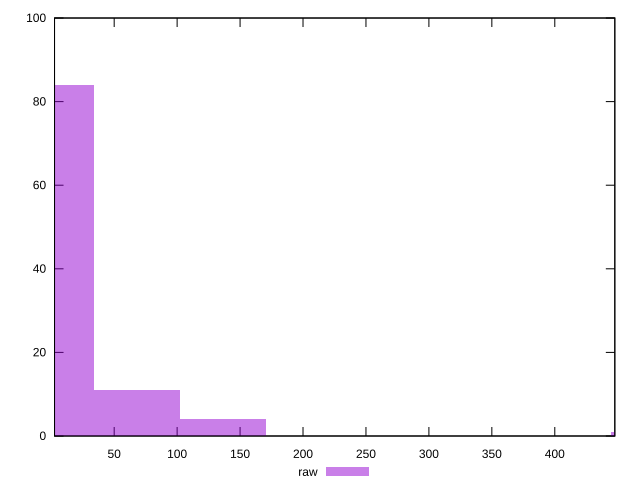

Recreate this plot in gnuplot.
reset

$raw <<EOF
478.6060427250975 1
68.37229181787107 11
0 84
136.74458363574215 4
EOF

set key outside below
set boxwidth 68.37229181787107
set xrange [2.6169999999999995:447.687]
set yrange [0:100]
set trange [0:100]
set style fill transparent solid 0.5 noborder
set terminal svg size 640, 490 enhanced background rgb 'white'
set output "report_00015_2021-02-09T16-11-33.973Z/server-response-time/samples/pages+cached+noadtech+nomedia+nocss/raw/histogram.svg"

plot $raw title "raw" with boxes

reset
